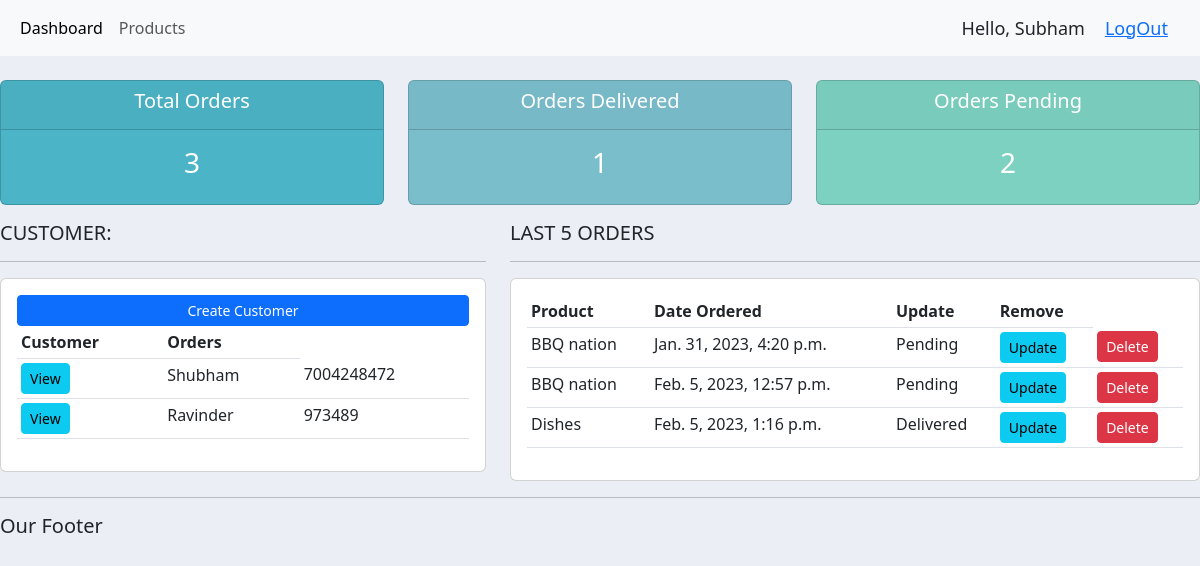
The app's page / (signed in) with its own data.
### accounts/models.py (models this page shows, shortened)
class Customer(models.Model):
	name=models.CharField(max_length=200,null=True)
	phone=models.CharField(max_length=200,null=True)
	email=models.CharField(max_length=200,null=True)
	date_created=models.DateTimeField(auto_now_add=True,null=True)

class Order(models.Model):
	STATUS=(
			('Pending','Pending'),
			('Out For Delivery','Out For Delivery'),
			('Delivered','Delivered'),
		)
	customer=models.ForeignKey(Customer,null=True,on_delete=models.SET_NULL)
	product=models.ForeignKey(Product,null=True,on_delete=models.SET_NULL)
	date_created=models.DateTimeField(auto_now_add=True,null=True)
	status=models.CharField(max_length=200,null=True,choices=STATUS)
	note=models.CharField(max_length=1000,null=True)

class Product(models.Model):
	CATEGORY=(
			('Indoor','Indoor'),
			('Out Door','Out Door'),
		)
	name=models.CharField(max_length=200,null=True)
	price=models.FloatField(null=True)
	category=models.CharField(max_length=200,null=True,choices=CATEGORY)
	description=models.CharField(max_length=200,blank=True)
	date_created=models.DateTimeField(auto_now_add=True,null=True)
	tag=models.ManyToManyField(Tag)
	def __str__(self):
		return self.name

### accounts/decorators.py (the view)
	def wrapper_function(request, *args, **kwargs):
			group=None
			if request.user.groups.exists():
				group=request.user.groups.all()[0].name
			if group== 'Customer':
				return redirect('userPage')
			if group=='admin':
				return view_func(request,*args,**kwargs)

### accounts/views.py (called while the page is built)
@login_required(login_url='login')
@admin_only
def home(request):
    orders=Order.objects.all()
    customers=Customer.objects.all()
    total_customers=customers.count()
    total_orders=orders.count()
    delivered=orders.filter(status='Delivered').count()
    pending=orders.filter(status='Pending').count()
    context={'orders':orders,'customers':customers,'total_customers':total_customers,
    'total_orders':total_orders,'delivered':delivered,'pending':pending}
    return render(request,'accounts/dashboard.html',context)

### accounts/templates/accounts/dashboard.html (shortened to what this page needs)
{%extends 'accounts/main.html'%}
{%block content%}
{% include 'accounts/status.html'%}
<div class="row">
	<div class="col-md-5">
		<h5>CUSTOMER: </h5>
		<hr>
		<div class="card card-body">
			<a  class="btn btn-primary btn-sm btn-block" href="">Create Customer</a>
			<table class="table table-sm">
				<tr>
					<th>Customer</th>
					<th>Orders</th>
				</tr>
				{% for i in customers%}
					<tr>
						<td><a class="btn btn-sm btn-info" href="{% url 'customer' i.id %}">View</a></td>
						<td>{{i.name}}</td>
						<td>{{i.phone}}</td>
					</tr>
				{% endfor %}
			</table>
  		</div>
	</div>
	<div class="col-md-7">
		<h5>LAST 5 ORDERS</h5>
		<hr>
		<div class="card card-body">
			<table class="table table-sm">
				<tr>
				<th>Product</th>
				<th>Date Ordered</th>
				<th>Update</th>
				<th>Remove</th>
				</tr>
				{% for i in orders%}
					<tr>
						<td>{{i.product}}</td>
						<td>{{i.date_created}}</td>
						<td>{{i.status}}</td>
						<td><a class="btn btn-sm btn-info" href="{% url 'update_order' i.id %}">Update</a></td>
						<td><a class="btn btn-sm btn-danger" href="{% url 'delete_order' i.id %}">Delete</a></td>
					</tr>
				{% endfor %}
			</table>
		</div>
	</div>
</div>
{%endblock%}

### accounts/templates/accounts/main.html (shortened to what this page needs)
{% load static %}
<!DOCTYPE html>
<html>
<head>
	<link href="https://cdn.jsdelivr.net/npm/bootstrap@5.3.0-alpha1/dist/css/bootstrap.min.css" rel="stylesheet">
	<link rel="stylesheet" type="text/css" href="{% static '/css/main.css' %}">
</head>
<body>
	{%include 'accounts/navbar.html'%}
	{% block content%}
	{%endblock%}
	<hr>
	<h5>Our Footer</h5>
</body>
</html>

### accounts/templates/accounts/navbar.html (shortened to what this page needs)
{% load static%}
<nav class="navbar navbar-expand-lg bg-body-tertiary">
  <div class="container-fluid">
    <div class="collapse navbar-collapse" id="navbarNav">
      <ul class="navbar-nav">
        <li class="nav-item">
          <a class="nav-link active" aria-current="page" href="{% url 'home' %}">Dashboard</a>
        </li>
        <li class="nav-item">
          <a class="nav-link" href="{% url 'product' %}">Products</a>
        </li>
      </ul>
    </div>
    <span class="hello-msg" >Hello, {{request.user}}</span>
    <span class="hello-msg" ><a href="{% url 'logout' %}">LogOut</a></span>
  </div>
</nav>

### accounts/templates/accounts/status.html
<br>
<div class="row">
	<div class="col">
		<div class="col-md">
			<div class="card text-center text-white mb-3" id="total-orders">
				<div class="card-header">
					<h5 class="card-title">Total Orders</h5>
				</div>
				<div class="card-body">
					<h3 class="card-title">{{total_orders}}</h3>
				</div>
			</div>
		</div>
	</div>
	<div class="col">
		<div class="col-md">
			<div class="card text-center text-white mb-3" id="orders-delivered">
				<div class="card-header">
					<h5 class="card-title">Orders Delivered</h5>
				</div>
				<div class="card-body">
					<h3 class="card-title">{{delivered}}</h3>
				</div>
			</div>
		</div>
	</div>
	<div class="col">
		<div class="col-md">
			<div class="card text-center text-white mb-3" id="orders-pending">
				<div class="card-header">
					<h5 class="card-title">Orders Pending</h5>
				</div>
				<div class="card-body">
					<h3 class="card-title">{{pending}}</h3>
				</div>
			</div>
		</div>
	</div>
</div>

### static/css/main.css (style rules this page uses)
body { background-color:#ebeff5; }
#total-orders { background-color: #4cb4c7; }
#orders-delivered { background-color: #7abecc; }
#orders-pending { background-color: #7CD1C0; }

### accounts/templates/accounts/navbar.html (style rules this page uses)
.hello-msg { font-size: 18px; margin-right: 20px; }

### records on screen
Customer: name "Shubham", phone "7004248472"
Customer: name "Ravinder", phone "973489"
Order: product "BBQ nation", date_created "Jan. 31, 2023, 4:20 p.m.", status "Pending"
Order: product "BBQ nation", date_created "Feb. 5, 2023, 12:57 p.m.", status "Pending"
Order: product "Dishes", date_created "Feb. 5, 2023, 1:16 p.m.", status "Delivered"

### other values on screen
{{ request.user }} "Subham"
{{ total_orders }} "3"
{{ delivered }} "1"
{{ pending }} "2"
